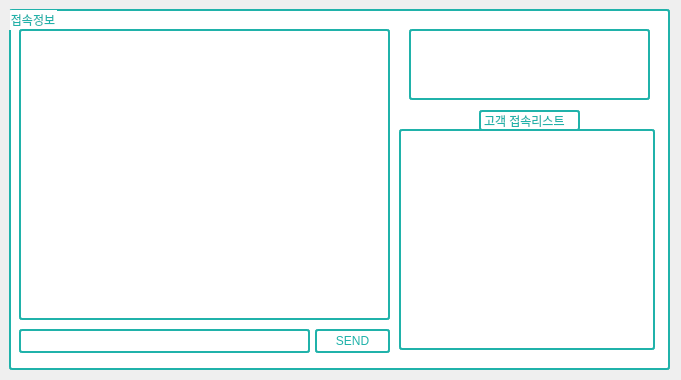
<?xml version="1.0" encoding="UTF-8"?>
<ui version="4.0">
 <class>Widget</class>
 <widget class="QWidget" name="Widget">
  <property name="geometry">
   <rect>
    <x>0</x>
    <y>0</y>
    <width>681</width>
    <height>380</height>
   </rect>
  </property>
  <property name="windowTitle">
   <string>Widget</string>
  </property>
  <widget class="QGroupBox" name="groupBox_2">
   <property name="geometry">
    <rect>
     <x>9</x>
     <y>9</y>
     <width>661</width>
     <height>361</height>
    </rect>
   </property>
   <property name="maximumSize">
    <size>
     <width>1000000</width>
     <height>1000000</height>
    </size>
   </property>
   <property name="styleSheet">
    <string notr="true">font: 700 9pt &quot;맑은 고딕&quot;;
color: rgb(32, 178, 170);
border-style: solid;
border-width: 2px;
border-color: #20B2AA;
border-radius: 3px;
background-color: #FFFFFF;</string>
   </property>
   <property name="title">
    <string>접속정보</string>
   </property>
   <widget class="QLabel" name="labelStatus">
    <property name="geometry">
     <rect>
      <x>10</x>
      <y>26</y>
      <width>16</width>
      <height>16</height>
     </rect>
    </property>
    <property name="sizePolicy">
     <sizepolicy hsizetype="Expanding" vsizetype="Maximum">
      <horstretch>13</horstretch>
      <verstretch>7</verstretch>
     </sizepolicy>
    </property>
    <property name="minimumSize">
     <size>
      <width>0</width>
      <height>0</height>
     </size>
    </property>
    <property name="maximumSize">
     <size>
      <width>100</width>
      <height>50</height>
     </size>
    </property>
    <property name="text">
     <string/>
    </property>
   </widget>
   <widget class="QTextEdit" name="connMsgEdit">
    <property name="geometry">
     <rect>
      <x>10</x>
      <y>20</y>
      <width>371</width>
      <height>291</height>
     </rect>
    </property>
    <property name="styleSheet">
     <string notr="true">font: 700 9pt &quot;맑은 고딕&quot;;
color: rgb(32, 178, 170);
border-style: solid;
border-width: 2px;
border-color: #20B2AA;
border-radius: 3px;</string>
    </property>
   </widget>
   <widget class="QLineEdit" name="lineEdit">
    <property name="geometry">
     <rect>
      <x>10</x>
      <y>320</y>
      <width>291</width>
      <height>24</height>
     </rect>
    </property>
    <property name="styleSheet">
     <string notr="true">font: 700 9pt &quot;맑은 고딕&quot;;
color: rgb(32, 178, 170);
border-style: solid;
border-width: 2px;
border-color: #20B2AA;
border-radius: 3px;</string>
    </property>
   </widget>
   <widget class="QPushButton" name="pushButton">
    <property name="geometry">
     <rect>
      <x>306</x>
      <y>320</y>
      <width>75</width>
      <height>24</height>
     </rect>
    </property>
    <property name="styleSheet">
     <string notr="true">font: 700 9pt &quot;맑은 고딕&quot;;
color: rgb(32, 178, 170);
border-style: solid;
border-width: 2px;
border-color: #20B2AA;
border-radius: 3px;</string>
    </property>
    <property name="text">
     <string>SEND</string>
    </property>
   </widget>
   <widget class="QListWidget" name="clientListView">
    <property name="geometry">
     <rect>
      <x>390</x>
      <y>120</y>
      <width>256</width>
      <height>221</height>
     </rect>
    </property>
    <property name="styleSheet">
     <string notr="true">font: 700 9pt &quot;맑은 고딕&quot;;
color: rgb(32, 178, 170);
border-style: solid;
border-width: 2px;
border-color: #20B2AA;
border-radius: 3px;</string>
    </property>
   </widget>
   <widget class="QLabel" name="label">
    <property name="geometry">
     <rect>
      <x>470</x>
      <y>101</y>
      <width>101</width>
      <height>21</height>
     </rect>
    </property>
    <property name="styleSheet">
     <string notr="true">font: 700 9pt &quot;맑은 고딕&quot;;
color: rgb(32, 178, 170);</string>
    </property>
    <property name="text">
     <string>고객 접속리스트</string>
    </property>
   </widget>
   <widget class="QLabel" name="label_2">
    <property name="geometry">
     <rect>
      <x>400</x>
      <y>20</y>
      <width>241</width>
      <height>71</height>
     </rect>
    </property>
    <property name="text">
     <string/>
    </property>
    <property name="pixmap">
     <pixmap>../../QT/bokclient (2)/bokclient/bokimage/iogo.jpg</pixmap>
    </property>
    <property name="scaledContents">
     <bool>true</bool>
    </property>
   </widget>
  </widget>
 </widget>
 <layoutdefault spacing="6" margin="11"/>
 <resources/>
 <connections/>
</ui>
